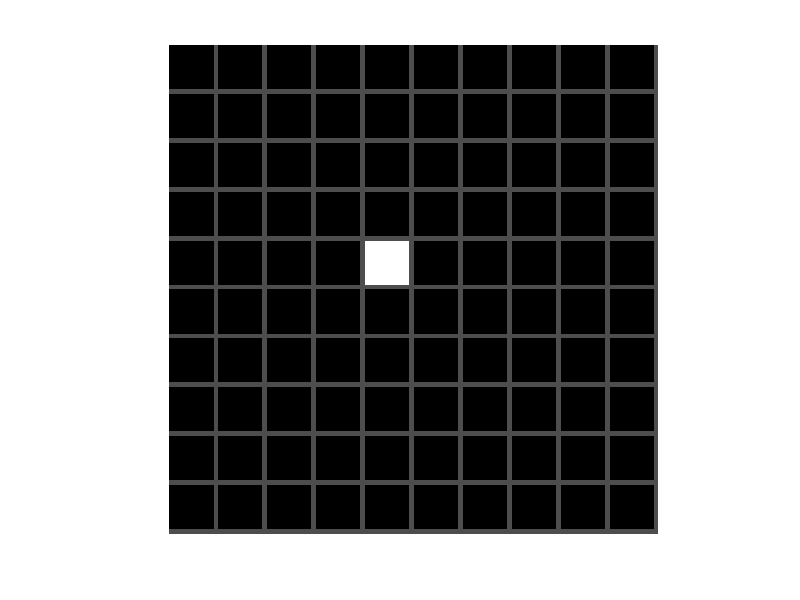

MATLAB code for this plot:
t = 1; % número de matriz de geradas
for j = 1:t  % laço principal
   m = zeros(10); % inicialização da matriz de zeros
   aux = zeros(10);
   navios = randi([1 10]); % sorteio da quantidade de navios
   for i = 1:navios % laço secundário, responsável por escrever cada navio.
     tipo = randi([1 2]); % sorteio do tipo. 1 para navio com tamanho 2 e 3 para tamanho 3.
     orientacao = randi([1 2]); % sorteio da horientação, 1 para vertical e 2 para horizontal
         if(orientacao == 1) % filtro para o tipo 1
             x = randi([1 8]); % sorteio da linha. Até 8 para utrapassar os limites da matriz
             y = randi([1 10]); % sorteio da coluna
             while(m(x,y) ~= 0) % laço para atualizar a posição caso esteja ocupada
               x = randi([1 8]); % nova linha 
               y = randi([1 10]); % nova coluna
             end
            if((tipo == 1) && (m(x+1, y) == 0)) % verificação das disponibilidade da posição vizinha, já que o tipo tem 1 tamanho dois e a primeira posição já foi checada
            m(x, y) = 1; % atribuição para primeira posição
            m(x+1, y) = 1; % atribuição para segunda posição 
            aux(x,y) = 1;
            aux(x+1,y) = 2;
           elseif((tipo == 2) && (m(x+2, y) == 0) && (m(x+1, y) == 0)) % verificação das disponibilidade das posições vizinhas para o tipo dois, já que o tipo tem 2 tamanho 3, a duas posições seguintes devem ser checadas
            m(x, y) = 1; % atribuição para primeira posição
            m(x+1, y) = 1; % atribuição para segunda posição
            m(x+2, y) = 1; % atribuição para segunda posição
            aux(x,y) = 1;
            aux(x+1,y) = 2;
            aux(x+2,y) = 3;
           end
         else  
             x = randi([1 10]); %tipo 2. sorteio linha
             y = randi([1 8]); % sorteio coluna.
             while(m(x,y) ~= 0) % atualização da posição, analoga a anterior
               x = randi([1 10]);
               y = randi([1 8]); 
             end
            if((tipo == 1) && (m(x, y+1) == 0)) % checagem e atribuição, analoga a anterior, só que agora nas coluna
            m(x, y) = 1;
            m(x, y+1) = 1;
            aux(x, y) = 5;
            aux(x, y+1) = 6;
           elseif((tipo == 2) && (m(x, y+2) == 0) && (m(x, y+1) == 0)) % checagem e atribuição, analoga a anterior, só que agora nas coluna
            m(x, y) = 1;
            m(x, y+1) = 1;
            m(x, y+2) = 1;
            aux(x, y) = 5;
            aux(x, y+1) = 6;
            aux(x, y+2) = 7;
           end
         end
   end
end
ocupados = zeros(10);
img = zeros(100,100); % fundo preto
for(i = 1 : 10) % grade cinza
img(10*i:10*i, : ) = 0.3;
img(:,10*i:10*i) = 0.3;
end
imshow(img); % lembre-se de apagar, somente um teste
jogadas = 3; % numero de jogadas permitadas, defina quantas quiser
m
for(i = 1 : jogadas)
    l = input('informe a linha desejada:');
    c = input('informe a coluna desejada:');
    ocupados(l,c) = 1;
    if(m(l,c)==0)
      img((l-1)*10+1:(l-1)*10+9,(c-1)*10+1:(c-1)*10+9) = 1;
    else
      img((l-1)*10+1:(l-1)*10+9,(c-1)*10+1:(c-1)*10+9) = 0.7;
      if(aux(l,c)== 1 & ocupados(l+1,c)==1)
          if(ocupados(l+2,c) & aux(l,c)==3)
              img((l-1)*10+1:(l-1)*10+9,(c-1)*10+1:(c-1)*10+9) = 0.9;
              img(l*10+1:l*10+9,(c-1)*10+1:(c-1)*10+9) = 0.9;
              img((l+1)*10+1:(l+1)*10+9,(c-1)*10+1:(c-1)*10+9) = 0.9;
          else
              img((l-1)*10+1:(l-1)*10+9,(c-1)*10+1:(c-1)*10+9) = 0.9;
              img(l*10+1:l*10+9,(c-1)*10+1:(c-1)*10+9) = 0.9;
          end 
      end
    end
    aux
    imshow(img);
end